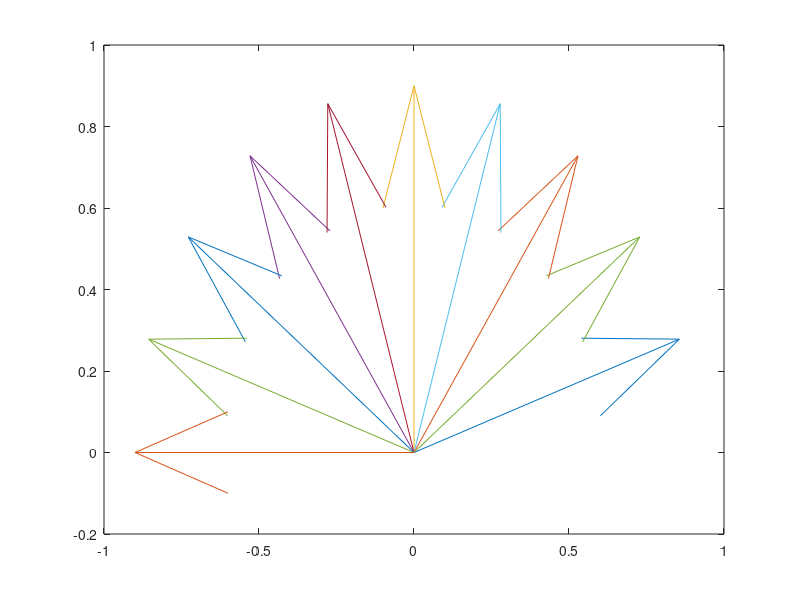
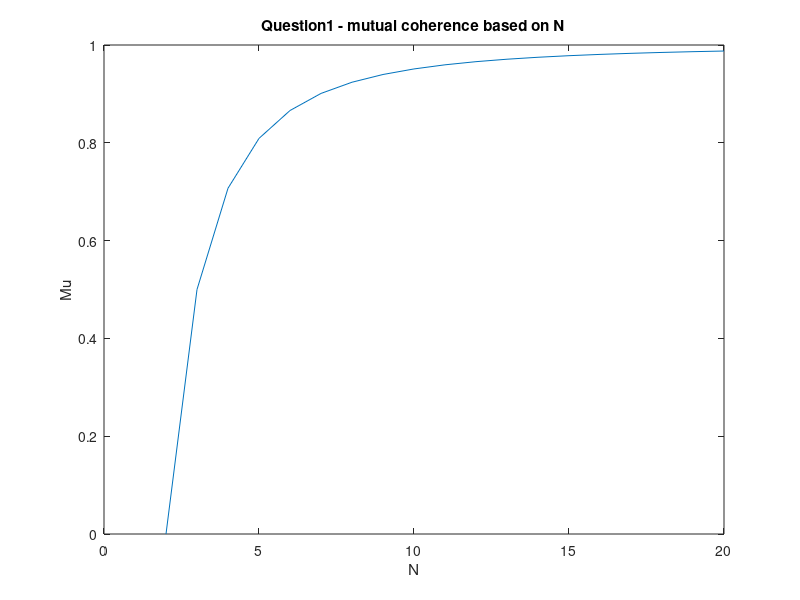

Reproduce these figures in MATLAB, in order. (Note: this script raises an error after producing the figures.)
clc; clear all; close all;
%% PART B %%%%%%%%%%%%%%%%%%%%%%%%%%%%%%%%%%%%%%%%%%%%%
%% Question 1
N1 = 10;
D1 = zeros(2,N1);
figure
for i = 1:N1
    phi = pi / N1;
    x = cos(i*phi);
    y = sin(i*phi);
    D1(:,i) = [x ; y];
    quiver(0, 0, x, y)
    hold on
end
n = 2 : 20;
figure
plot(n , cos(pi./n));
title('Question1 - mutual coherence based on N');
xlabel('N');
ylabel('Mu');

%% Question 2
N2 = 10;
D21 = zeros(3,N2);
D22 = D21;
D23 = D21;
D2 = D21;

figure
for i = 1:N2
    phi = pi / N2;
    x = cos(i*phi);
    y = sin(i*phi);
    D21(:,i) = [x ; y ; 0];
    D22(:,i) = [x ; 0 ; y];
    D23(:,i) = [0 ; x ; y];
    D2(:,i) = normc((i-1)*(i-4)*(i-7)*(i-10) * D21(:,i) + (i-2)*(i-5)*(i-8) * D22(:,i) + (i-3)*(i-6)*(i-9) * D23(:,i));
end
starts = zeros(3,3);
quiver3(zeros(1,N2), zeros(1,N2), zeros(1,N2), D2(1,:), D2(2,:), D2(3,:))
axis equal
muCo = mutualCoherence(D2);

%%